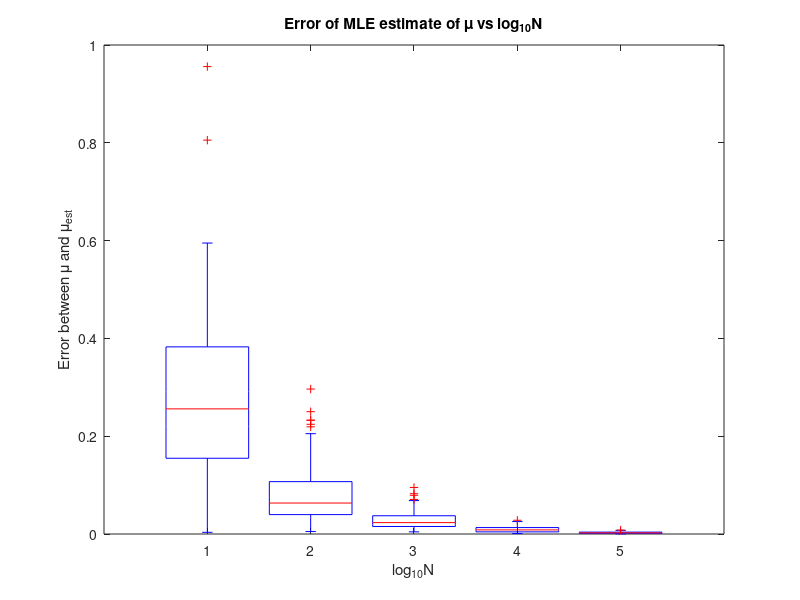
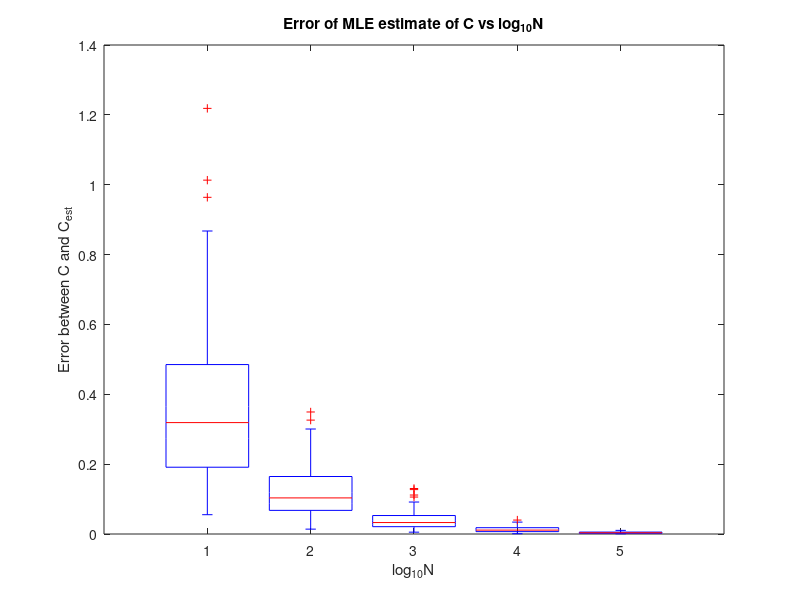
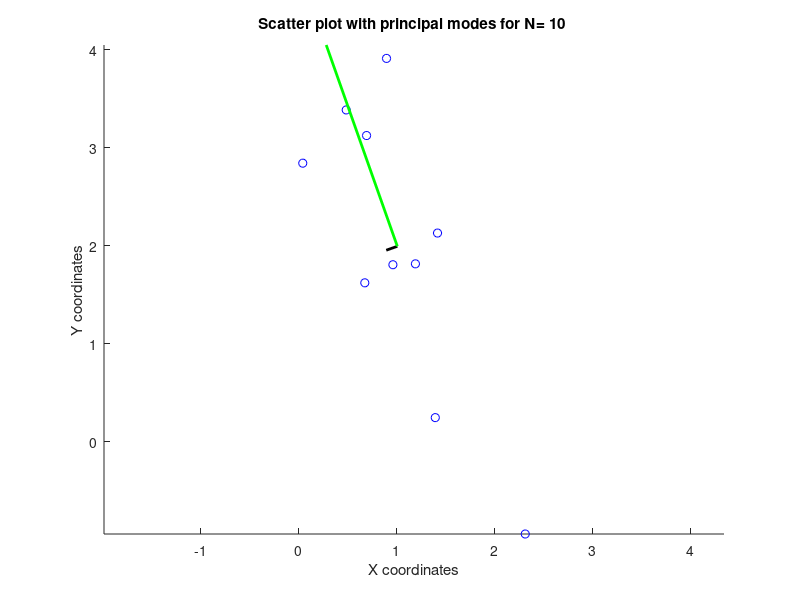
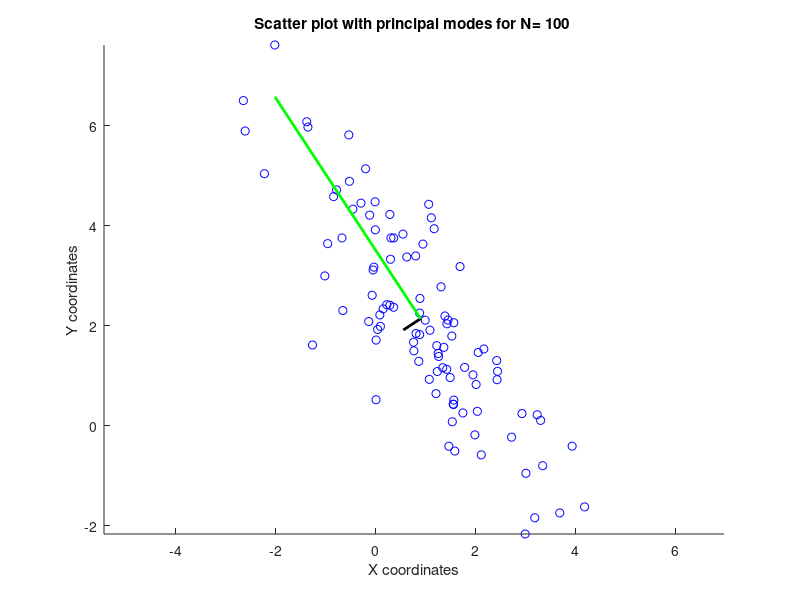

These charts were generated, in order, by the following MATLAB code:
rng(0);
N_Vals=[10,100,1000,10000,100000];
mu=[1,2]';
C=[1.6250,-1.9486;-1.9486,3.8750];
[V,D]=eig(C);
A=V*D^(0.5);
errors_mu=zeros(100,5);
errors_C=zeros(100,5);
for i=1:size(N_Vals,2)
	N=N_Vals(i);
	error_mu=zeros(100,1);
	error_C=zeros(100,1);
	for j=1:100
		X=bsxfun(@plus,A*randn(2,N),mu);
		mu_est=sum(X,2)/N;
		C_est=(bsxfun(@minus,X,mu_est))*(bsxfun(@minus,X,mu_est))'/N;
		error_C(j)=norm(C-C_est,'fro')/norm(C,'fro');
		error_mu(j)=norm(mu-mu_est)/norm(mu);
		if(j==1)
			figure(i+2);
			scatter(X(1,:),X(2,:),'b');
			[V1,D1]=eig(C_est);
			hold on;
			pt1=(mu_est+D1(1,1)*V1(:,1));
			pt2=(mu_est+D1(2,2)*V1(:,2));
			plot([mu_est(1),pt1(1)],[mu_est(2),pt1(2)],'k','LineWidth',2);
			plot([mu_est(1),pt2(1)],[mu_est(2),pt2(2)],'g','LineWidth',2);
			title(sprintf('Scatter plot with principal modes for N= %d ', N));
			xlabel('X coordinates');
			ylabel('Y coordinates');
			axis equal;
			hold off;
		end
	end
	errors_mu(:,i)=error_mu;
	errors_C(:,i)=error_C;
end
figure(1);
boxplot(errors_mu);
title('Error of MLE estimate of \mu vs log_1_0N');
xlabel('log_1_0N');
ylabel('Error between \mu and \mu_e_s_t');
figure(2);
boxplot(errors_C);
title('Error of MLE estimate of C vs log_1_0N');
xlabel('log_1_0N');
ylabel('Error between C and C_e_s_t');